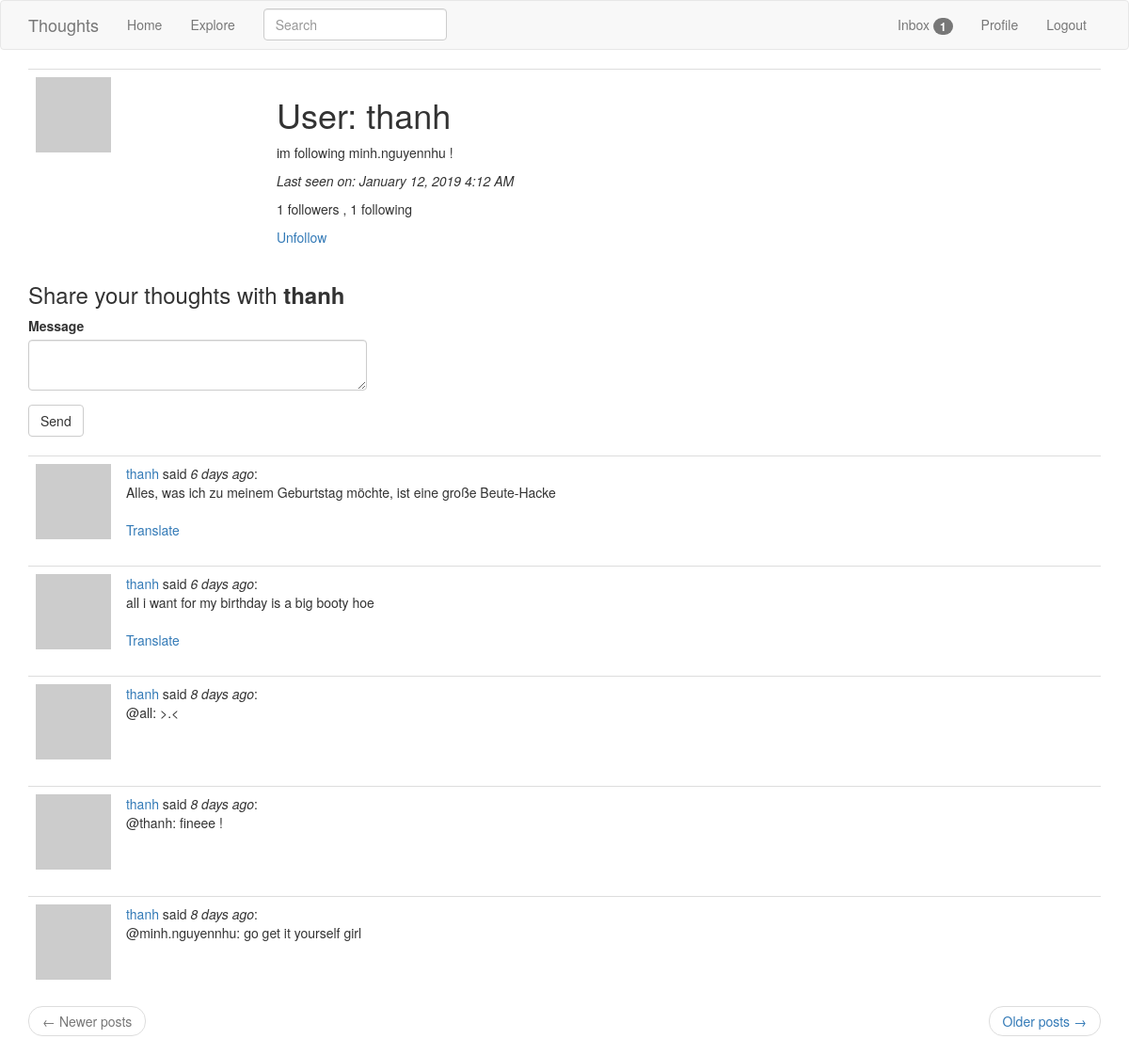
The page /user/thanh (signed in) on the database as committed earlier.
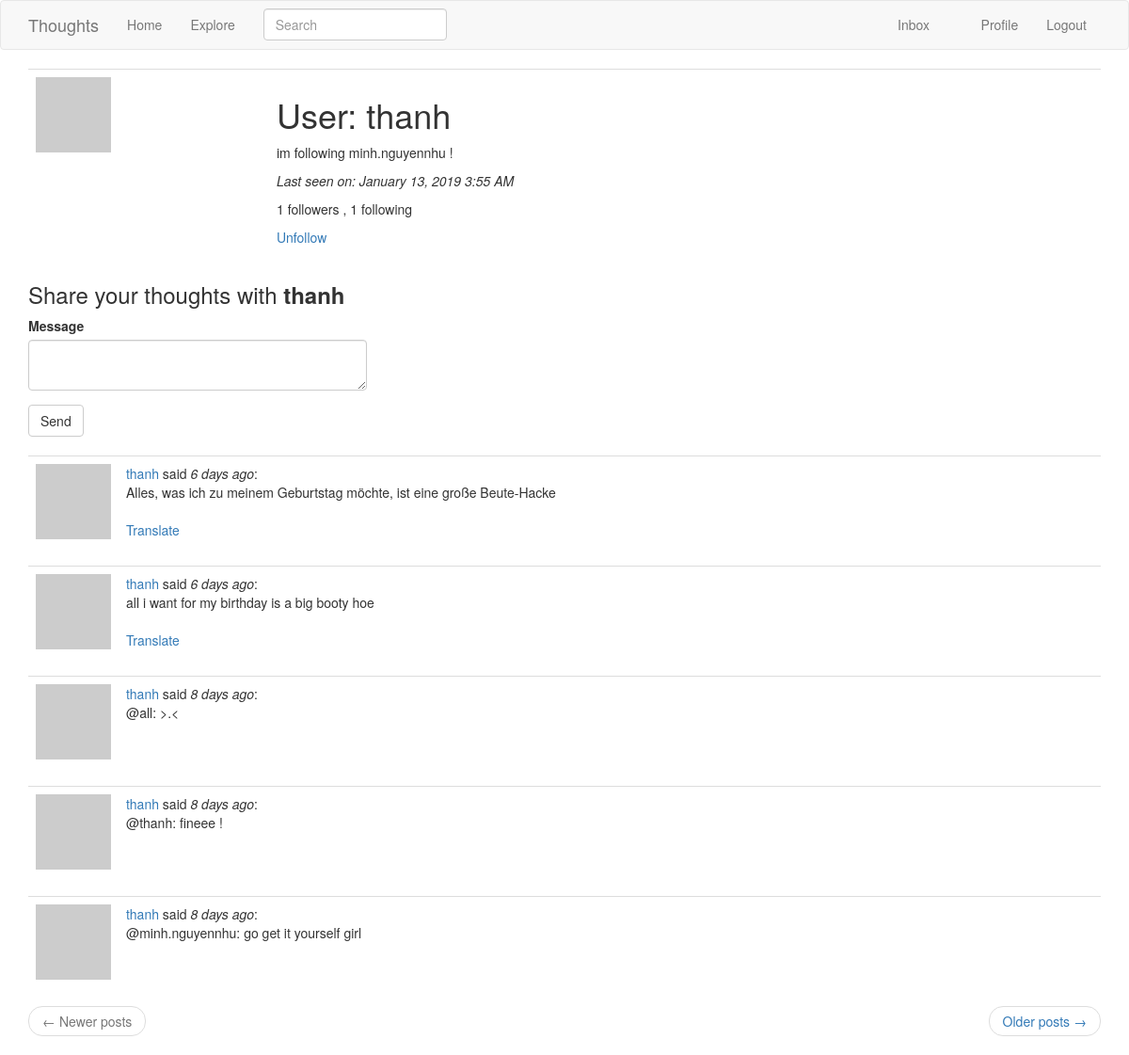
The same page on the database as committed later.
### app/models.py (models this page shows, shortened)
class PaginatedAPIMixin(object):
    @staticmethod
    def to_collection_dict(query, page, per_page, endpoint, **kwargs):
        resources = query.paginate(page, per_page, False)
        data = {
            'items': [item.to_dict() for item in resources.items],
            '_meta': {
                'page': page,
                'per_page': per_page,
                'total_pages': resources.pages,
                'total_items': resources.total
            },
            '_links': {
                'self': url_for(endpoint, page=page, per_page=per_page,
                                **kwargs),
                'next': url_for(endpoint, page=page + 1, per_page=per_page,
                                **kwargs) if resources.has_next else None,
                'prev': url_for(endpoint, page=page - 1, per_page=per_page,
                                **kwargs) if resources.has_prev else None
            }
        }
        return data

class User(UserMixin, PaginatedAPIMixin, db.Model):
    id = db.Column(db.Integer, primary_key=True)
    username = db.Column(db.String(64), index=True, unique=True)
    email = db.Column(db.String(120), index=True, unique=True)
    about_me = db.Column(db.String(140))
    last_seen = db.Column(db.DateTime, default=datetime.utcnow)
    password_hash = db.Column(db.String(128))
    token = db.Column(db.String(32), index=True, unique=True)
    token_expiration = db.Column(db.DateTime)
    posts = db.relationship('Post', backref='author', lazy='dynamic')
    followed = db.relationship(
        'User', secondary=followers,
        primaryjoin=(followers.c.follower_id == id),
        secondaryjoin=(followers.c.followed_id == id),
        backref=db.backref('followers', lazy='dynamic'), lazy='dynamic'
    )
    notifications = db.relationship(
        'Notification',
        backref='user', lazy='dynamic'
    )
    messages_sent = db.relationship(
        'Message',
        foreign_keys='Message.sender_id',
        backref='author', lazy='dynamic'
    )
    messages_received = db.relationship(
        'Message',
        foreign_keys='Message.recipient_id',
        backref='recipient', lazy='dynamic'
    )
    last_message_read_time = db.Column(db.DateTime)
    def avatar(self, size):
        digest = md5(self.email.lower().encode('utf-8')).hexdigest()
        return 'https://www.gravatar.com/avatar/{}?d=identicon&s={}'.format(digest, size)
    def is_following(self, user):
        return self.followed.filter(followers.c.followed_id == user.id).count() > 0
    def new_messages(self):
        last_read_time = self.last_message_read_time or datetime(1900, 1, 1)
        return Message.query.filter_by(recipient=self).filter(
            Message.timestamp > last_read_time).count()

class SearchableMixin(object):
    @classmethod
    def before_commit(cls, session):
        session._changes = {
            'add': list(session.new),
            'update': list(session.dirty),
            'delete': list(session.deleted)
        }
    @classmethod
    def after_commit(cls, session):
        for obj in session._changes['add']:
            if isinstance(obj, SearchableMixin):
                add_to_index(obj.__tablename__, obj)
        for obj in session._changes['update']:
            if isinstance(obj, SearchableMixin):
                add_to_index(obj.__tablename__, obj)
        for obj in session._changes['delete']:
            if isinstance(obj, SearchableMixin):
                remove_from_index(obj.__tablename__, obj)
        session._changes = None

class Post(SearchableMixin, db.Model):
    __searchable__ = ['body']
    id = db.Column(db.Integer, primary_key=True)
    body = db.Column(db.String(140))
    timestamp = db.Column(db.DateTime, index=True, default=datetime.utcnow)
    user_id = db.Column(db.Integer, db.ForeignKey('user.id'))
    language = db.Column(db.String(5))

### app/main/routes.py (the view)
@bp.route('/user/<username>', methods=['GET', 'POST'])
@login_required
def user(username):
    form = MessageForm()
    user = User.query.filter_by(username=username).first_or_404()
    page = request.args.get('page', 1, type=int)
    posts = user.posts.order_by(Post.timestamp.desc()).paginate(page, current_app.config['POSTS_PER_PAGE'], False)
    next_url = url_for('main.user', username=username, page=posts.next_num) if posts.has_next else None
    prev_url = url_for('main.user', username=username, page=posts.prev_num) if posts.has_prev else None
    if form.validate_on_submit():
        msg = Message(author=current_user, recipient=user, body=form.message.data)
        user.add_notification('unread_message_count', user.new_messages())
        db.session.add(msg)
        db.session.commit()
        flash(_('Your message has been sent to {}.'.format(user.username)))
    return render_template('user.html', user=user, posts=posts.items, next_url=next_url, prev_url=prev_url, form=form, recipient=username)

### app/main/forms.py
class SearchForm(FlaskForm):
    q = StringField(_l('Search'), validators=[DataRequired()])
    def __init__(self, *args, **kwargs):
        if 'formdata' not in kwargs:
            kwargs['formdata'] = request.args
        if 'csrf_enabled' not in kwargs:
            kwargs['csrf_enabled'] = False
        super(SearchForm, self).__init__(*args, **kwargs)

class MessageForm(FlaskForm):
    message = TextAreaField(_l('Message'), validators=[DataRequired(), Length(min=0, max=140)])
    submit = SubmitField(_l('Send'))

### app/main/routes.py (called while the page is built)
@bp.before_app_request
def before_request():
    if current_user.is_authenticated:
        current_user.last_seen = datetime.utcnow()
        db.session.commit()
        g.search_form = SearchForm()
    g.locale = str(get_locale())

### app/models.py (called while the page is built)
@login.user_loader
def load_user(id):
    return User.query.get(int(id))

### app/templates/user.html
{% extends "base.html" %}
{% import 'bootstrap/wtf.html' as wtf %}
{% block app_content %}
    <table class="table table-hover">
        <tr>
            <td width="256px"><img src="{{ user.avatar(180) }}"></td>
            <td>
                <h1>{{ _('User') }}: {{ user.username }}</h1>
                {% if user.about_me %}<p>{{ user.about_me }}</p>{% endif %}
                {% if user.last_seen %}<p><i>{{ _('Last seen on') }}: {{ moment(user.last_seen).format('LLL') }}</i></p>{% endif %}
                <p>{{ _('%(count)d followers', count=user.followers.count()) }} , {{ _('%(count)d following', count=user.followed.count()) }}</p>
                {% if user == current_user %}
                <p><a href="{{ url_for('main.edit_profile') }}">{{ _('Edit your profile') }}</a></p>
                {% elif not current_user.is_following(user) %}
                <p><a href="{{ url_for('main.follow', username=user.username) }}">{{ _('Follow') }}</a></p>
                {% else %}
                <p><a href="{{ url_for('main.unfollow', username=user.username) }}">{{ _('Unfollow') }}</a></p>
                {% endif %}
            </td>
        </tr>
    </table>
    {% if user != current_user %}
        <h3>{{ _('Share your thoughts with <b>%(recipient)s</b>', recipient=recipient) }}</h3>
        <div class="row">
            <div class="col-md-4">
                {{ wtf.quick_form(form) }}
            </div>
        </div>
    {% endif %}
    <br>
    {% for post in posts %}
        {% include '_post.html' %}
    {% endfor %}
    <nav aria-label="...">
        <ul class="pager">
            <li class="previous{% if not prev_url %} disabled{% endif %}">
                <a href="{{ prev_url or '#' }}">
                    <span aria-hidden="true">&larr;</span> Newer posts
                </a>
            </li>
            <li class="next{% if not next_url %} disabled{% endif %}">
                <a href="{{ next_url or '#' }}">
                    Older posts <span aria-hidden="true">&rarr;</span>
                </a>
            </li>
        </ul>
    </nav>
{% endblock %}

### app/templates/base.html (shortened to what this page needs)
{% extends 'bootstrap/base.html' %}
{% block navbar %}
    <nav class="navbar navbar-default">
        <div class="container">
            <div class="navbar-header">
                <a class="navbar-brand" href="{{ url_for('main.index') }}">Thoughts</a>
            </div>
            <div class="collapse navbar-collapse" id="bs-example-navbar-collapse-1">
                <ul class="nav navbar-nav">
                    <li><a href="{{ url_for('main.index') }}">{{ _('Home') }}</a></li>
                    <li><a href="{{ url_for('main.explore') }}">{{ _('Explore') }}</a></li>
                </ul>
                {% if g.search_form %}
                <form class="navbar-form navbar-left" method="get" action="{{ url_for('main.search') }}">
                    <div class="form-group">
                        {{ g.search_form.q(size=20, class='form-control',
                            placeholder=g.search_form.q.label.text) }}
                    </div>
                </form>
                {% endif %}
                <ul class="nav navbar-nav navbar-right">
                    {% if current_user.is_anonymous %}
                    <li><a href="{{ url_for('auth.login') }}">{{ _('Login') }}</a></li>
                    {% else %}
                    <li>
                        <a href="{{ url_for('main.messages') }}">
                            {{ _('Inbox') }}
                            {% set new_messages = current_user.new_messages() %}
                            <span id="message_count" class="badge" style="visibility: {% if new_messages %}visible
                                                                                      {% else %}hidden
                                                                                      {% endif %};">
                                {{ new_messages }}
                            </span>
                        </a>
                    </li>
                    <li><a href="{{ url_for('main.user', username=current_user.username) }}">{{ _('Profile') }}</a></li>
                    <li><a href="{{ url_for('auth.logout') }}">{{ _('Logout') }}</a></li>
                    {% endif %}
                </ul>
            </div>
        </div>
    </nav>
{% endblock %}
{% block content %}
    <div class="container">
        {% block app_content %}{% endblock %}
    </div>
{% endblock %}

### app/templates/_post.html (shortened to what this page needs)
<table class="table table-hovera">
    <tr>
        <td width="70px">
            <a href="{{ url_for('main.user', username=post.author.username) }}">
                <img src="{{ post.author.avatar(60) }}" />
            </a>
        </td>
        <td>
            {{ _('%(username)s said', username=user_link) }}
            <i>{{ _('%(when)s', when=moment(post.timestamp).fromNow()) }}</i>:
            <br>
            <span id="post{{ post.id }}">{{ post.body }}</span>
            {% if post.language and post.language != g.locale %}
            <br><br>
            <span id="translation{{ post.id }}">
                <a href="javascript:translate(
                            '#post{{ post.id }}',
                            '#translation{{ post.id }}',
                            '{{ post.language }}',
                            '{{ g.locale }}');">{{ _('Translate') }}</a>
            </span>
            {% endif %}
        </td>
    </tr>
</table>

Rows that differ between the two databases and show on the page:
changed User "thanh": last_seen "January 12, 2019 4:12 AM" → "January 13, 2019 3:55 AM"
Other text that changed with them:
{{ new_messages }}: "1" → (not shown)
